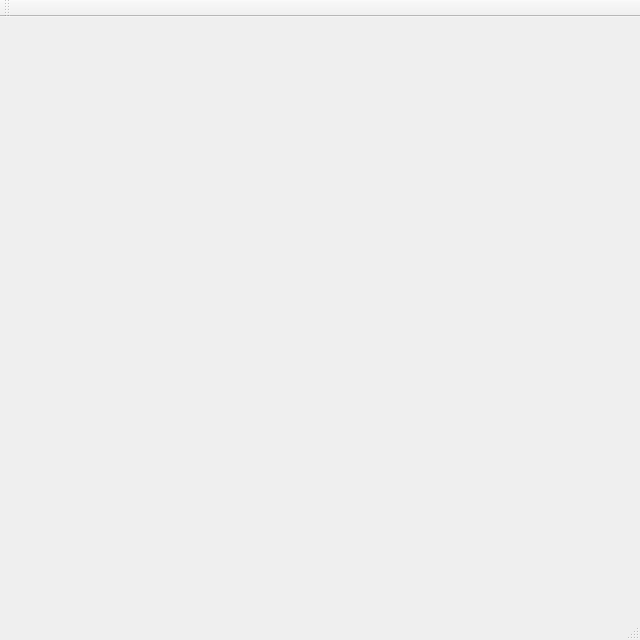
<?xml version="1.0" encoding="UTF-8"?>
<ui version="4.0">
 <class>MainWindow</class>
 <widget class="QMainWindow" name="MainWindow">
  <property name="geometry">
   <rect>
    <x>0</x>
    <y>0</y>
    <width>640</width>
    <height>640</height>
   </rect>
  </property>
  <property name="windowTitle">
   <string>MainWindow</string>
  </property>
  <widget class="QWidget" name="centralWidget"/>
  <widget class="QMenuBar" name="menuBar">
   <property name="geometry">
    <rect>
     <x>0</x>
     <y>0</y>
     <width>640</width>
     <height>25</height>
    </rect>
   </property>
  </widget>
  <widget class="QToolBar" name="mainToolBar">
   <attribute name="toolBarArea">
    <enum>TopToolBarArea</enum>
   </attribute>
   <attribute name="toolBarBreak">
    <bool>false</bool>
   </attribute>
  </widget>
  <widget class="QStatusBar" name="statusBar"/>
 </widget>
 <layoutdefault spacing="6" margin="11"/>
 <resources/>
 <connections/>
</ui>
